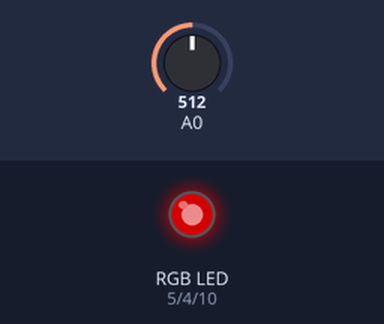
The sketch below on a simulated Arduino Uno, built with avr-gcc and run on an emulated ATmega328P. Parts: an RGB LED mixed from three pins (HIGH = lit). The test bench sets the inputs (shaded band); at power-on: A0 = 512. Dim RGB values are drawn brighter than linear.

Above: at 1.2 s.
1.3 s: A0 set to 716
At 2.2 s:
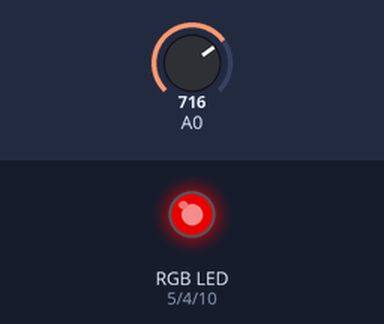
2.8 s: A0 set to 900
At 3.3 s:
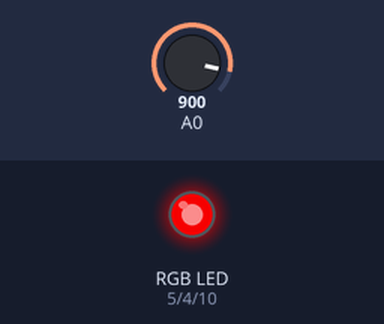
4.3 s: A0 set to 511
At 5.5 s:
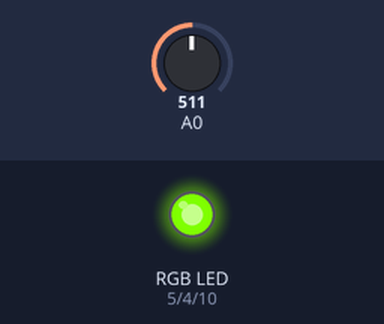
5.8 s: A0 set to 122
At 6.8 s:
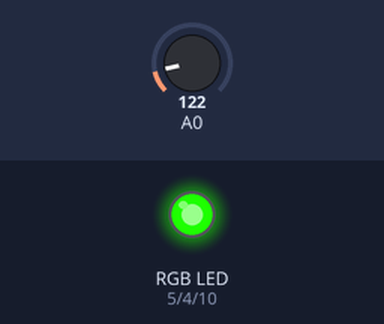
7.3 s: A0 set to 0
At 7.6 s:
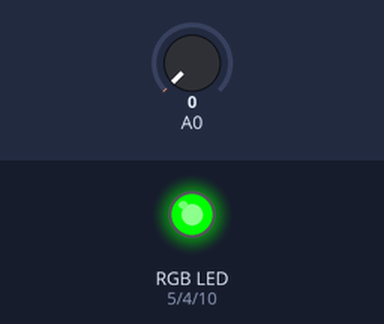
Timing chart, 0 to 9.8 s (numbered marks = the images above; inputs shaded):
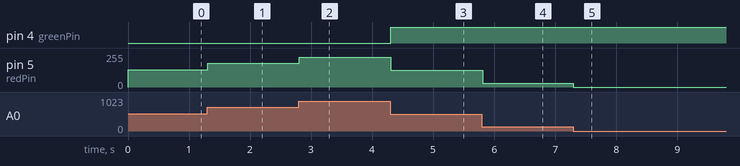

Measured:
- after the input at 1.3 s, pin 5 (redPin): 128/255 → 179/255 at once
- after the input at 2.8 s, pin 5 (redPin): 179/255 → 225/255 at once
- after the input at 4.3 s, pin 4 (greenPin): LOW → HIGH at once; pin 5 (redPin): 225/255 → 127/255 at once
- after the input at 5.8 s, pin 5 (redPin): 127/255 → 30/255 at once
- after the input at 7.3 s, pin 5 (redPin): 30/255 → 0/255 at once

The sketch:

demo1.ino
```cpp
int redPin =  5;
int greenPin =  4;
int bluePin =  10;

void setup()   {
  pinMode(redPin, OUTPUT);
  pinMode(greenPin, OUTPUT);
  pinMode(bluePin, OUTPUT);
}

int redIntensity = 0;

void loop()
{
  // read the pot position
  redIntensity = analogRead(14) / 4;

  // set all 3 pins to the desired intensity
  analogWrite(redPin, redIntensity);
  analogWrite(greenPin, 255 - redIntensity);
  analogWrite(bluePin, 0);

  // remain at this color, but not for very long
  delay(10);
}
```
